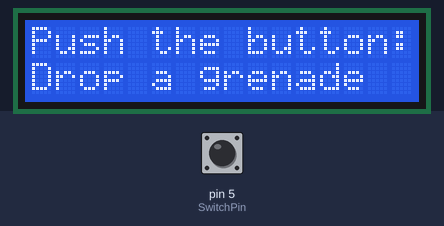
Simulated run of this sketch. Board: Arduino Uno, built with avr-gcc and run on an emulated ATmega328P. Parts: 16×2 character LCD. Inputs (shaded band) come from the test bench; at power-on: pin 5 (SwitchPin) LOW. What the sketch prints to the serial monitor is not drawn.

Above: at 1.2 s.
1.3 s: pin 5 (SwitchPin) pulled HIGH for 0.15 s
At 1.7 s:
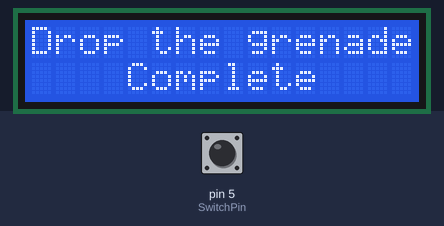
2.9 s: pin 5 (SwitchPin) pulled HIGH for 1 s
5.4 s: pin 5 (SwitchPin) driven HIGH
8.4 s: pin 5 (SwitchPin) driven LOW
11.4 s: pin 5 (SwitchPin) driven HIGH
14.4 s: pin 5 (SwitchPin) pulsed LOW 2 times (0.12 s each, 0.3 s apart)
Timing chart, 0 to 17.4 s (numbered marks = the images above; inputs shaded):
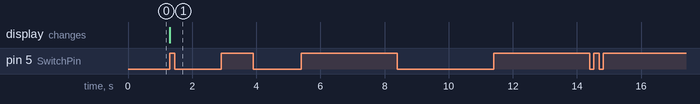

The sketch:

transmitter.ino
```cpp
#define ON 1
#define OFF 2

#include <LiquidCrystal.h>

LiquidCrystal lcd(12, 11, 9, 8, 7, 6);
int SwitchPin = 5;

void setup()
{
    pinMode(SwitchPin, INPUT);
    Serial.begin(9600);
    lcd.begin(16, 2);
    lcd.print("Push the button:");
    lcd.setCursor(0, 2);
    lcd.print("Drop a grenade");
}

void loop()
{
    if(digitalRead(SwitchPin) == HIGH)  //If switch on, Serial message will send "ON"
    {
        lcd.clear();
        lcd.setCursor(0, 0);
        lcd.print("Drop the grenade");
        lcd.setCursor(4, 1);
        lcd.print("Complete");
        Serial.write(ON);
    }
    else
    {
        Serial.write(OFF);
    }
}
```

Measured:
- after the input at 1.3 s, the display: changes at once (image 1)
- after the input at 2.9 s, every drawn part: stays the same
- after the input at 5.4 s, every drawn part: stays the same
- after the input at 8.4 s, every drawn part: stays the same
- after the input at 11.4 s, every drawn part: stays the same
- after the input at 14.4 s, every drawn part: stays the same
